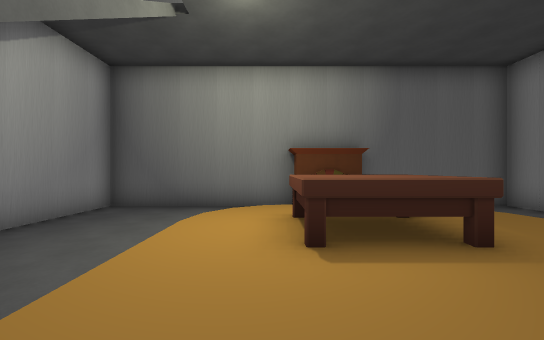
[1] (above)

19 first-person views from a walk through a level from a Godot 3-D game. The camera is 1.4 m above the floor, looks level and sees 90° across. The floor is counted in squares, 1.8 m on a side. Each view is taken from the middle of a square. On the plan, view 1 faces up. The plan holds only what a view shows up to about 10 squares ahead; the rest is blank. The place goes on beyond the plan. Some surface patterns are stand-ins.

[2]
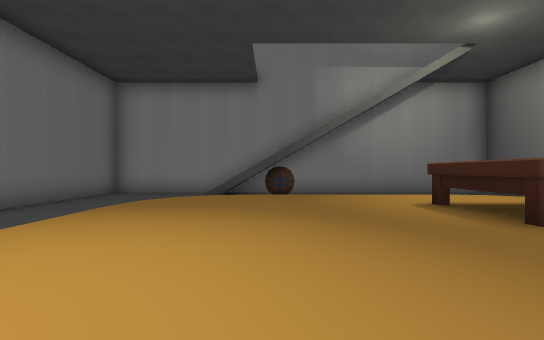

[3]
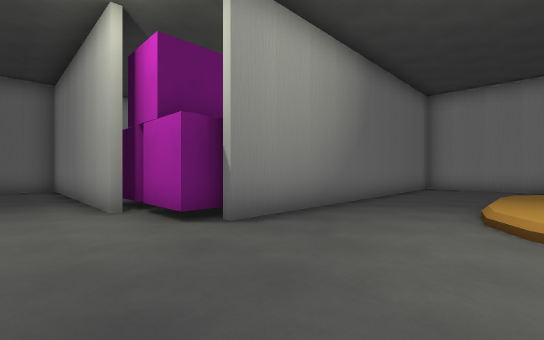

[4]
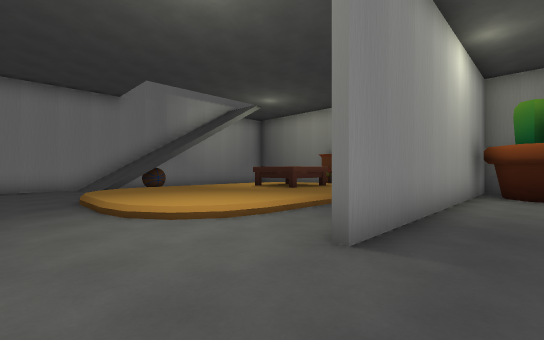

[5]
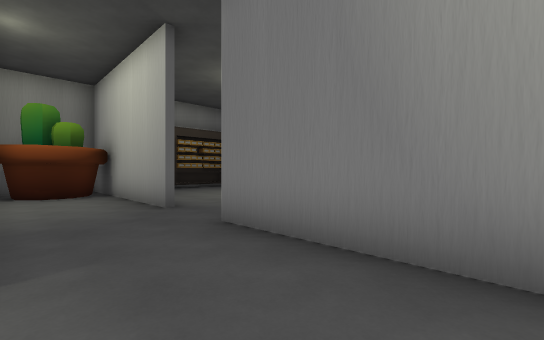

[6]
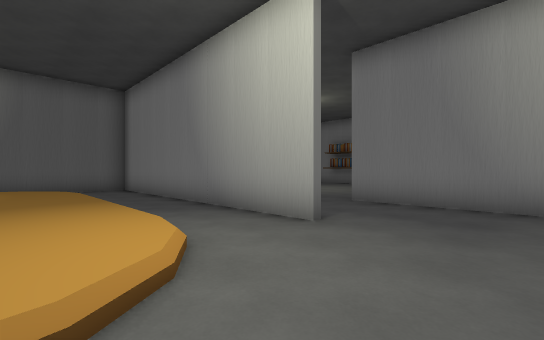

[7]
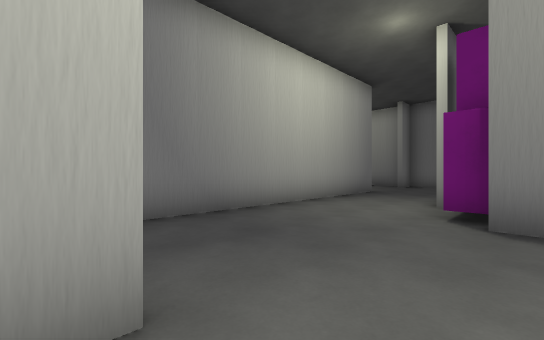

[8]
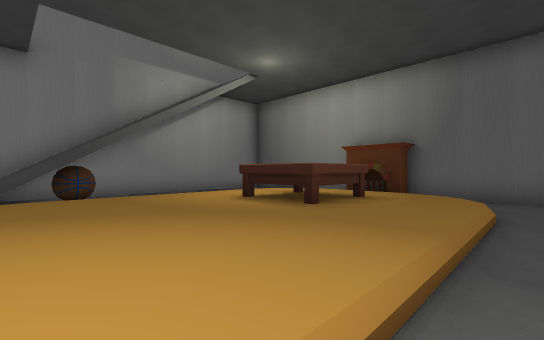

[9]
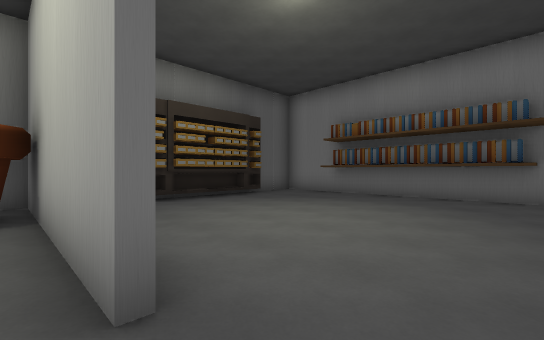

[10]
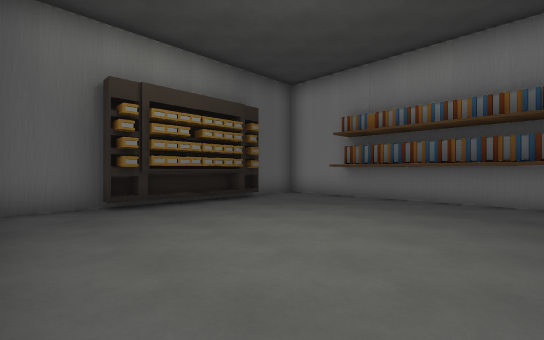

[11]
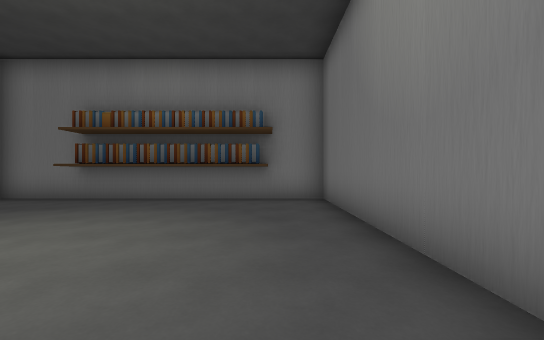

[12]
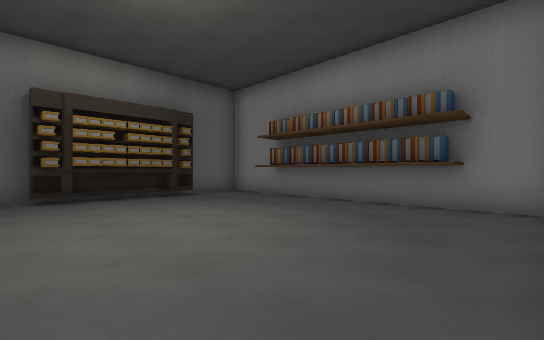

[13]
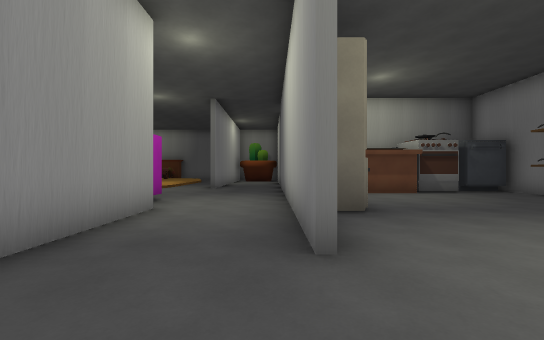

[14]
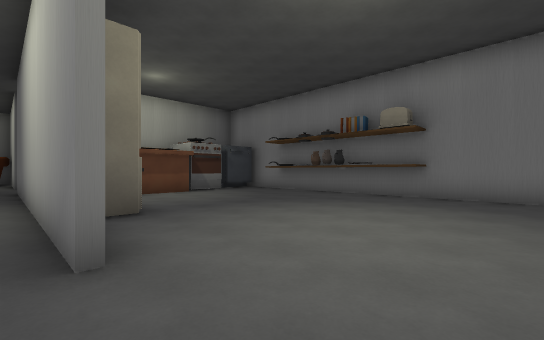

[15]
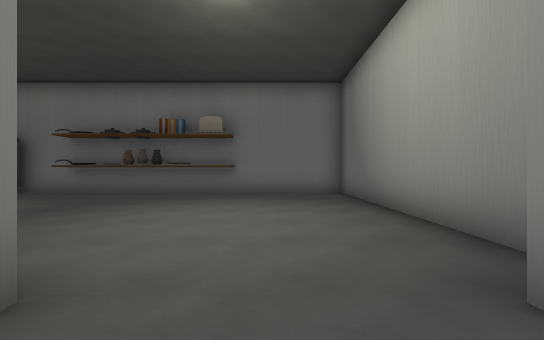

[16]
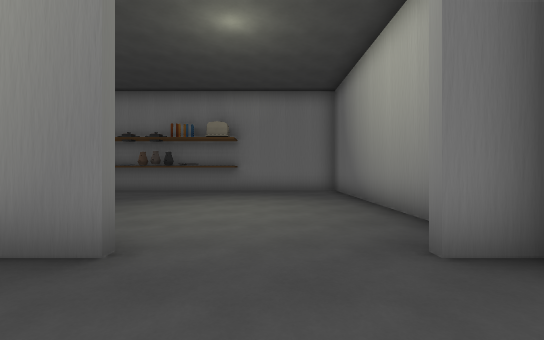

[17]
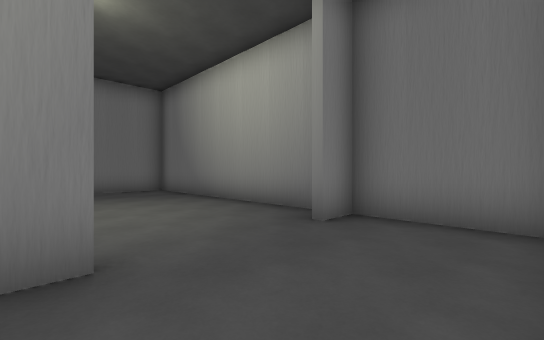

[18]
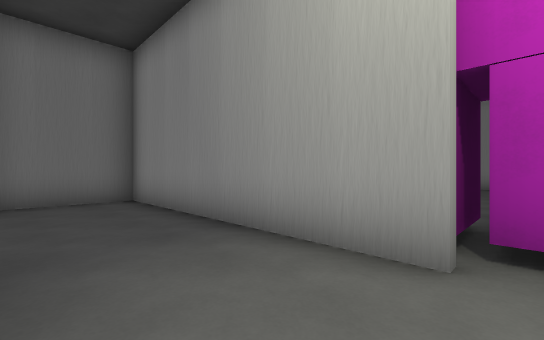

[19]
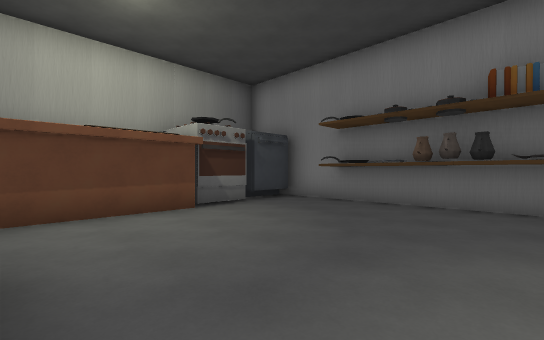

### Floor plan
Key: @ floor where view 1 was taken; # wall or solid block; . main floor; : floor 0.25 m higher than the main floor; / step, stairs or slope; F fireplace; T table; B box; P plant; K books; R fridge; J jar; O other object.
Columns run from 5 left of view 1 to 18 right of it. Each row starts with its distance up from view 1.
  8 ##################   ###
  7 #.....FF...#.P#..KOOO..#
  6 #....////..#PP#........#
  5 #.../::::/.#.P#.......##
  4 #...::TT::.#..#.......##
  3 #...::TT::.#..#.......#
  2 #. .::::::.#..#.......#
  1 #   ::::::.#..........##
  0 #///:@::::.#..........##
 -1 #///::::::.#..#........#
 -2 #////::::/....##########
 -3 #..............#########
 -4 #.............#####....#
 -5 #.............#.......##
 -6 ########  BB..#R......##
 -7           BB...RR.....J#
 -8       ....BB..#R......J#
 -9           BB..#.......##
-10            #..#.......##
-11            #...........#
-12            #...........#
-13            #...........#
-14            #..#........#
-15            #############

Positions as (right, up) in squares from view 1, and headings:
1: (0, 0), facing up
2: (5, 0), facing left
3: (8, -2), facing down-left
4: (8, -4), facing up-left
5: (7, -4), facing up-right
6: (3, -4), facing up-right
7: (5, -1), facing down-right
8: (5, -1), facing up-left
9: (9, 0), facing up-right
10: (10, 1), facing up-right
11: (10, 0), facing right
12: (11, -1), facing up-right
13: (9, -13), facing up
14: (9, -13), facing up-right
15: (8, -12), facing right
16: (7, -12), facing right
17: (7, -10), facing down-right
18: (9, -7), facing down-left
19: (11, -9), facing up-right
